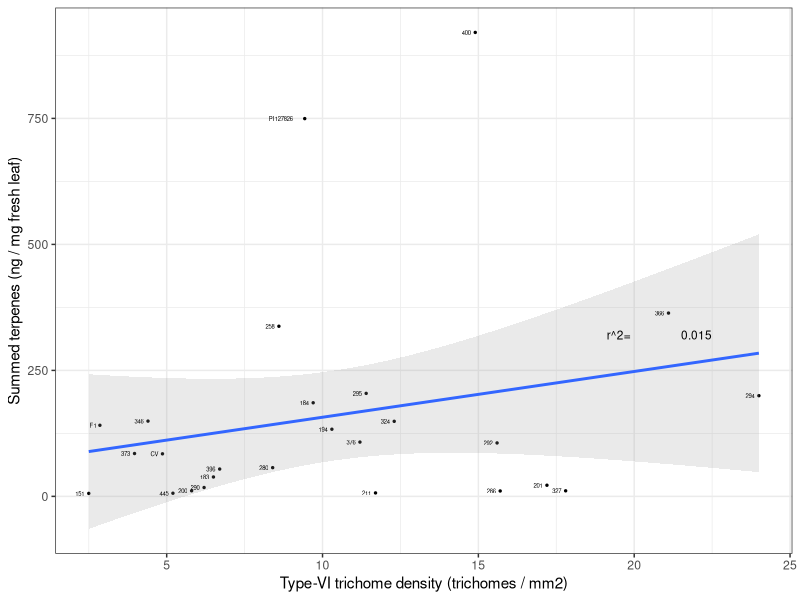

Write the R code that produced this figure.
library(tidyverse)

#############################
# Custom theme for plotting #
#############################

my.theme = 
  theme(text = element_text(),
        axis.text.x = element_text(size = 7, colour = "black"),
        axis.text.y = element_text(size = 8, colour = "black"), 
        strip.background = element_blank(),
        panel.grid.major = element_blank(),
        panel.grid.minor = element_blank(),
        panel.border = element_rect(),
        panel.background = element_rect(fill = NA, color = "black"),
        strip.text.x = element_text(size=8, colour = "black")
  )+
  theme_bw()

#############
# Load data #
#############

df = read.csv("Figure_3/Leafwash vs Trichome density.csv",header = TRUE, stringsAsFactors = T, check.names = FALSE)


#Change to long ('tidy') format. First the volatiles (df.long) and than also the trichomes (df.long2)
df.long = gather(
  data = df,
  key = "metabolite",
  value = level,
  -sample, -group, -Type_VI_mm2_Abaxial,-Type_VI_mm2_Adaxial,-Type_VI_mm)

df.long2 = gather(
  data = df.long,
  key = "trichome_position",
  value = density,
  -sample,-metabolite,-group,-level)


#Filter datafile on total_volatiles and type_VI_trichomes both abaxial and adaxial
df.parsed = df.long2 %>% filter(., df.long2$metabolite == "total_volatiles" & df.long2$trichome_position == "Type_VI_mm") %>% filter(., !sample == "250")
df.parsed$metabolite = as.factor(df.parsed$metabolite)
df.parsed$trichome_position = as.factor(df.parsed$trichome_position)

# linear model fitting the summed terpenes to the density of trichomes
model  = lm(data = df.parsed, level ~ density)
summary(model)

#Scatterplot
p.scatter = 
ggplot(df.parsed, aes(x=density, y=level)) +
  geom_point(size = 0.5) +
  geom_smooth(method = "lm", formula = y ~ x, alpha  = 0.2) + 
  my.theme+
  ylab("Summed terpenes (ng / mg fresh leaf)")+
  xlab("Type-VI trichome density (trichomes / mm2)")+
  geom_text(aes(label=df.parsed$sample),hjust=1.5, vjust=0.5, size = 1.5)+
  annotate(geom = "text", x = 22, y = 320, 
           label = round(summary(model)$adj.r.squared, digits= 3), 
           size = 3) +
  annotate(geom = "text", x = 19.5, y = 320, 
           label = "r^2=",
           size = 3)

# Save plot
ggsave(file = "Figure_3/trichome_density_VS_leafwash.pdf", plot = p.scatter, height = 5, width = 4)
  

